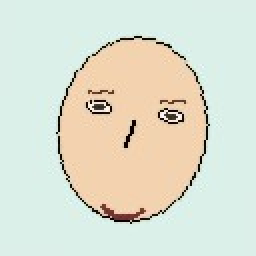
#> input picture data/raw/face_attendance_dataset/images/person_001/person_001_01.jpg, 128 x 128 px (shown 2 times larger)
$ python -i quality.py   (imports and definitions only)   (older library calls are emulated)
#> lines starting #> are read from the running program, lines starting #| are printed output that depends on the picture
"""Biometric image quality assessment gates and diagnostic reason codes."""

from dataclasses import dataclass
from enum import StrEnum

import cv2
import numpy as np


class QualityRejectionCode(StrEnum):
    PASSED = "PASSED"
    REJECT_BLURRY = "REJECT_BLURRY"
    REJECT_TOO_SMALL = "REJECT_TOO_SMALL"
    REJECT_TOO_DARK = "REJECT_TOO_DARK"
    REJECT_TOO_BRIGHT = "REJECT_TOO_BRIGHT"
    REJECT_NO_FACE = "REJECT_NO_FACE"
    REJECT_MULTIPLE_FACES = "REJECT_MULTIPLE_FACES"


@dataclass
class QualityReport:
    passed: bool
    rejection_code: QualityRejectionCode
    blur_score: float
    brightness_score: float
    face_width: int
    face_height: int
    diagnostic_message: str

    @property
    def failure_reason(self) -> str:
        return self.diagnostic_message


def compute_laplacian_blur_variance(image_bgr_or_rgb: np.ndarray) -> float:
    """Computes variance of the Laplacian as a high-frequency blur proxy."""
    if image_bgr_or_rgb.ndim == 3:
        gray = cv2.cvtColor(image_bgr_or_rgb, cv2.COLOR_RGB2GRAY)
    else:
        gray = image_bgr_or_rgb
    lap = cv2.Laplacian(gray, cv2.CV_64F)
    return float(lap.var())


def compute_luminance(image_bgr_or_rgb: np.ndarray) -> float:
    """Computes mean pixel luminance."""
    if image_bgr_or_rgb.ndim == 3:
        gray = cv2.cvtColor(image_bgr_or_rgb, cv2.COLOR_RGB2GRAY)
    else:
        gray = image_bgr_or_rgb
    return float(np.mean(gray))


def check_face_quality(
    face_image: np.ndarray,
    blur_threshold: float = 60.0,
    min_face_size: int = 64,
    min_brightness: float = 40.0,
    max_brightness: float = 220.0,
) -> QualityReport:
    """Evaluates face image against blur, size, and illumination quality gates."""
    h, w = face_image.shape[:2]

    # 1. Face size gate
    if w < min_face_size or h < min_face_size:
        return QualityReport(
            passed=False,
            rejection_code=QualityRejectionCode.REJECT_TOO_SMALL,
            blur_score=0.0,
            brightness_score=0.0,
            face_width=w,
            face_height=h,
            diagnostic_message=f"Face bounding box ({w}x{h}) is smaller than minimum required ({min_face_size}x{min_face_size}px).",
        )

    # 2. Blur gate
    blur_var = compute_laplacian_blur_variance(face_image)
    if blur_var < blur_threshold:
        return QualityReport(
            passed=False,
            rejection_code=QualityRejectionCode.REJECT_BLURRY,
            blur_score=blur_var,
            brightness_score=0.0,
            face_width=w,
            face_height=h,
            diagnostic_message=f"Image focus is blurry (Laplacian variance {blur_var:.1f} < {blur_threshold:.1f}).",
        )

    # 3. Illumination gate
    luminance = compute_luminance(face_image)
    if luminance < min_brightness:
        return QualityReport(
            passed=False,
            rejection_code=QualityRejectionCode.REJECT_TOO_DARK,
            blur_score=blur_var,
            brightness_score=luminance,
            face_width=w,
            face_height=h,
            diagnostic_message=f"Illumination is underexposed ({luminance:.1f} < {min_brightness:.1f}).",
        )
    if luminance > max_brightness:
        return QualityReport(
            passed=False,
            rejection_code=QualityRejectionCode.REJECT_TOO_BRIGHT,
            blur_score=blur_var,
            brightness_score=luminance,
            face_width=w,
            face_height=h,
            diagnostic_message=f"Illumination is overexposed / washed out ({luminance:.1f} > {max_brightness:.1f}).",
        )

    return QualityReport(
        passed=True,
        rejection_code=QualityRejectionCode.PASSED,
        blur_score=blur_var,
        brightness_score=luminance,
        face_width=w,
        face_height=h,
        diagnostic_message="Quality criteria satisfied.",
    )


class QualityGate:
    """Configurable quality gating wrapper."""

    def __init__(
        self,
        blur_threshold: float = 60.0,
        min_face_size: int = 64,
        min_brightness: float = 40.0,
        max_brightness: float = 220.0,
    ) -> None:
        self.blur_threshold = blur_threshold
        self.min_face_size = min_face_size
        self.min_brightness = min_brightness
        self.max_brightness = max_brightness

    def check(self, face_image: np.ndarray) -> QualityReport:
        """Evaluates face image against configured criteria."""
        return check_face_quality(
            face_image=face_image,
            blur_threshold=self.blur_threshold,
            min_face_size=self.min_face_size,
            min_brightness=self.min_brightness,
            max_brightness=self.max_brightness,
        )

>>> import cv2
>>> picture = cv2.cvtColor(cv2.imread('../../../data/raw/face_attendance_dataset/images/person_001/person_001_01.jpg'), cv2.COLOR_BGR2RGB)
>>> result = check_face_quality(picture)
#> in compute_laplacian_blur_variance, `gray = cv2.cvtColor(image_bgr_or_rgb, cv2.COLOR_RGB2GRAY)`:
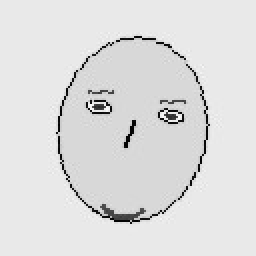
#> gray: shape (128, 128) (shown 2 times larger); min 1, max 252, mean 221.7
#> in compute_laplacian_blur_variance, `lap = cv2.Laplacian(gray, cv2.CV_64F)`:
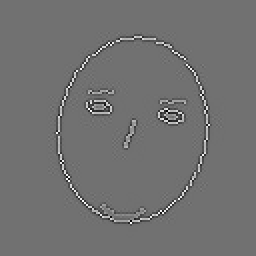
#> lap: shape (128, 128) float64 (shown 2 times larger); min -659, max 827, mean 0; drawn with min black and max white
#> in check_face_quality, `blur_var = compute_laplacian_blur_variance(face_image)`: blur_var = 9280
#> in check_face_quality, `luminance = compute_luminance(face_image)`: luminance = 221.7

$ run again, on data/raw/face_attendance_dataset/images/person_001/person_001_04.jpg
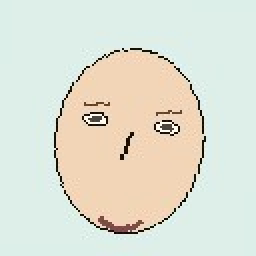
#> input picture data/raw/face_attendance_dataset/images/person_001/person_001_04.jpg, 128 x 128 px (shown 2 times larger)
#> in compute_laplacian_blur_variance, `gray = cv2.cvtColor(image_bgr_or_rgb, cv2.COLOR_RGB2GRAY)`:
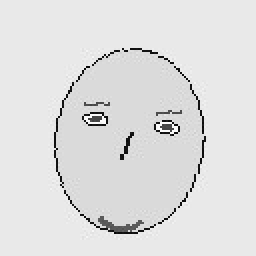
#> gray: shape (128, 128) (shown 2 times larger); min 6, max 254, mean 223.1
#> in compute_laplacian_blur_variance, `lap = cv2.Laplacian(gray, cv2.CV_64F)`:
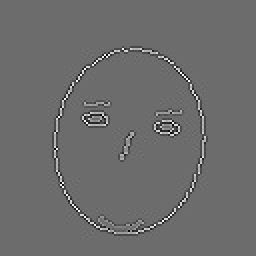
#> lap: shape (128, 128) float64 (shown 2 times larger); min -657, max 883, mean 0; drawn with min black and max white
#> blur_var = 10912.4
#> luminance = 223.1
